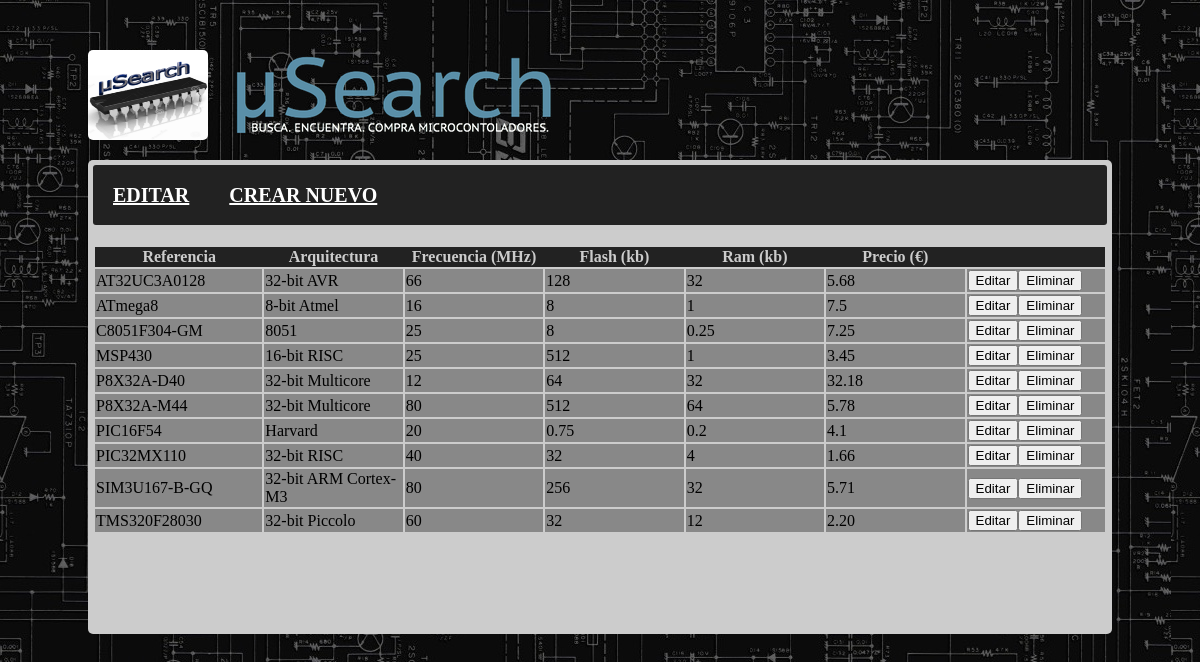
Before: /src/index.php/editar with the older database file.
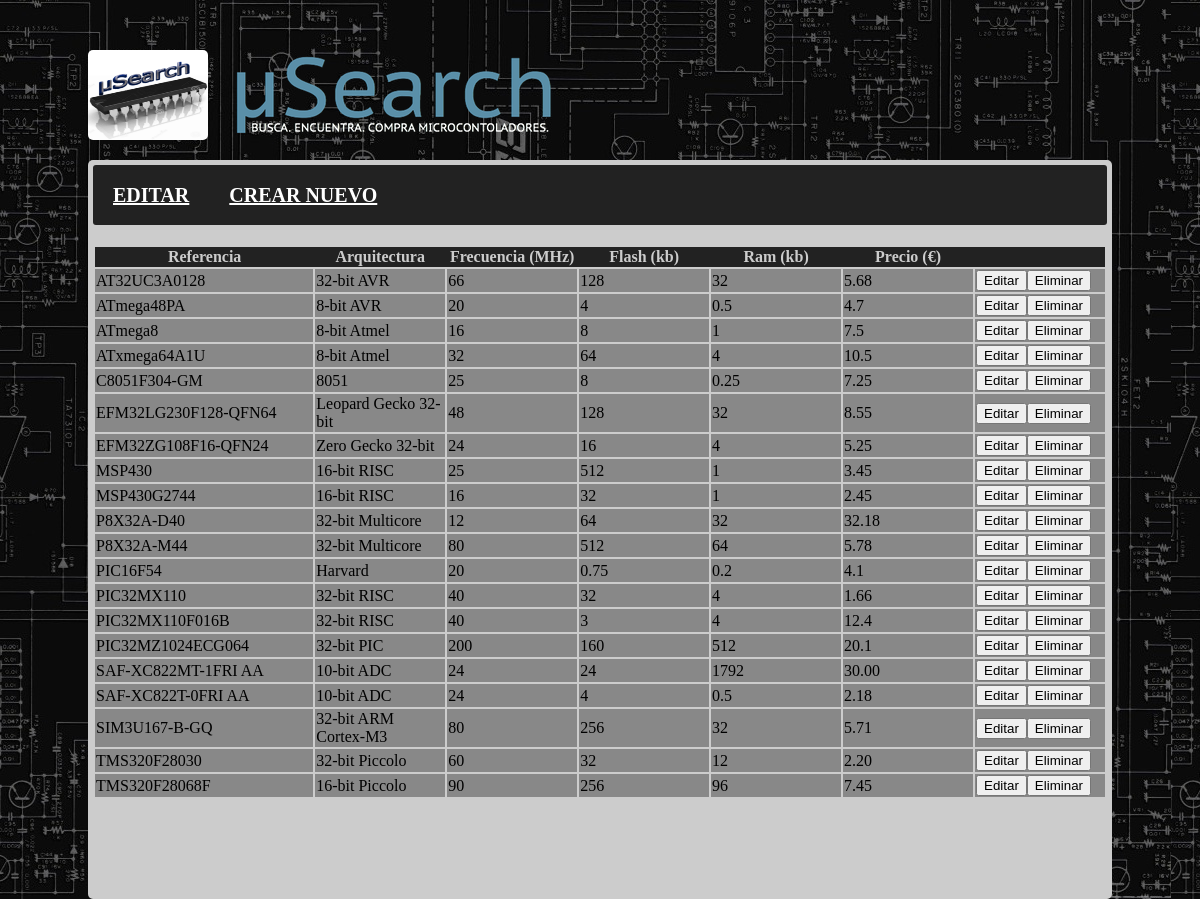
After: the same page with the newer database file.
### tables this page shows
CREATE TABLE IF NOT EXISTS `micros` (
  `ref` varchar(300) NOT NULL,
  `arch` varchar(100) NOT NULL,
  `freq` varchar(100) NOT NULL,
  `flash` varchar(100) NOT NULL,
  `ram` varchar(100) NOT NULL,
  `precio` varchar(100) NOT NULL,
  PRIMARY KEY (`ref`)
);

### src/application/controllers/editar.php (called while the page is built, shortened)
<?php if ( ! defined('BASEPATH')) exit('No direct script access allowed');
class Editar extends CI_Controller {
  public function index() {
    $this->load->helper('url');
    $this->load->helper('html');
    $this->load->model('microsmodel','',TRUE);
    if (! isset($_POST['ref'])) {
      $resultado=$this->microsmodel->listar_todo();
      $data = array('resultado'=> $resultado);
      $this->load->view('adminhead',$data);
      $this->load->view('listar_todo_editar',$data);
      $this->load->view('foot');
    }
  }
}

### src/index.php (called while the page is built, shortened)
<?php
require_once BASEPATH.'core/CodeIgniter.php';

### src/application/models/microsmodel.php (called while the page is built, shortened)
<?php  if ( ! defined('BASEPATH')) exit('No direct script access allowed');
class Microsmodel extends CI_Model {
  function listar_todo () {
    $query = $this->db->get('micros');
    $i=0;
    foreach($query->result() as $row){
      $lista[$i]=new Microsmodel();
      $lista[$i]->ref=$row->ref;
      $lista[$i]->arch=$row->arch;
      $lista[$i]->freq=$row->freq;
      $lista[$i]->flash=$row->flash;
      $lista[$i]->ram=$row->ram;
      $lista[$i]->precio=$row->precio;
      $i++;
    }
    return $lista;
  }
}
?>

### src/application/views/listar_todo_editar.php (the view)
<form method="post" action="/ps-14-e20-usearch/src/index.php/editar">
<table>
  <tr>
    <th>Referencia</th>
    <th>Arquitectura</th>
    <th>Frecuencia (MHz)</th>
    <th>Flash (kb)</th>
    <th>Ram (kb)</th>
    <th>Precio (€)</th>
    <th></th>
</tr>
<?php
      foreach($resultado as $fila){
        echo "<tr>";
        echo "<td>";
        echo $fila->ref;
        echo "</td>";
        echo "<td>";
        echo $fila->arch;
        echo "</td>";
        echo "<td>"  ;
        echo $fila->freq;
        echo "</td>";
        echo "<td>";
        echo $fila->flash;
        echo "</td>";
        echo "<td>";
        echo $fila->ram;
        echo "</td>";
        echo "<td>";
        echo $fila->precio;
        echo "</td>";
        echo "<td>";
        echo "<button name='ref' value='" . $fila->ref . "' type='submit'>Editar</button>";
        echo "<button name='eliminar' value='" . $fila->ref . "' type='submit'>Eliminar</button>";
        echo "</td>";
        echo "</tr>\n";
    }
?>
</table>

### src/application/views/adminhead.php (shortened to what this page needs)
<!DOCTYPE html>
<html>
  <head>
    <?php
      echo link_tag(base_url() . $this->config->item('css'));
    ?>
  </head>
  <body>
	<div id="cabecera">
	    <a href="<?php echo base_url(); ?>">
            <img id="logoWeb" src="<?php echo base_url() . "/img/logoWeb.png"; ?>" alt="Logotipo">
            <div id="tituloWeb">
                <img src="<?php echo base_url() . "/img/logoWeb_texto.png"; ?>" alt="uSearch: BUSCA. ENCUENTRA. COMPRA MICROS.">
            </div>
		</a>
	</div>
    <div id="contenido">
        <div id="menu_navegacion">
            <ul class="nav">
                <li>
                    <a style="text-decoration:underline;" href="<?php echo base_url() . "index.php/editar" ?>">EDITAR</a>
                </li>
                <li>
                    <a style="text-decoration:underline;" href="<?php echo base_url() . "index.php/agregar" ?>">CREAR NUEVO</a>
                </li>
            </ul>
        </div>
    <div id="contenido_ppal">

### src/application/views/foot.php (shortened to what this page needs)
    </div>
  </body>
</html>

### src/style.css (style rules this page uses)
html,body { height: 100%; }
body { font: 'pt_sans'; font-size: 100%; background: #0E0E0E url("img/background.jpg") repeat-x 0 0; width: 90%; max-width: 1024px; margin: 0 auto; }
a, button, input[type="submit"] { cursor: pointer; }
a { text-decoration: none; }
#cabecera { margin-top: 50px; height: 110px; min-width: 850px; font-family: 'pt_sans_caption'; text-align: left; color: #5A8FA8; }
#cabecera a { color: #5A8FA8; }
#logoWeb { height: 90px; width: 120px; float: left; line-height: 120px; -webkit-border-radius: 5px; -moz-border-radius: 5px; border-radius: 5px; }
#tituloWeb { font-size: 5em; line-height: 90px; float: left; margin-left: 20px; }
#contenido { -webkit-border-radius: 5px; -moz-border-radius: 5px; border-radius: 5px; min-width: 850px; background-color: #CCC; margin: 0; padding: 5px; padding-bottom:100px; }
#contenido_ppal { height: 100%; }
#menu_navegacion { background-color: #222; width: 100%; height: 60px; line-height: 60px; -webkit-border-radius: 3px; -moz-border-radius: 3px; border-radius: 3px; }
#menu_navegacion a { padding: 0 20px; height: 60px; text-decoration: none; color: white; outline: none; display: block; }
#menu_navegacion .nav { list-style-type: none; margin: 0; padding: 0; width: 100%; }
#menu_navegacion .nav li { color: white; line-height:60px; text-align: center; font-weight: bold; font-size: 1.25em; margin: 0; padding: 0; float: left; }
table { width: 100%; border-collapse: collapse; border:2px solid #CCC; margin-top:20px; margin-right:auto; margin-left:auto; }
th { background-color:#222; color: #CCC; }
td { background-color:#888; color: #000; width:90px; border:2px solid #CCC; }

Changed rows visible on the page:
added micros: ref "ATmega48PA", arch "8-bit AVR", freq "20", flash "4", ram "0.5", precio "4.7"
added micros: ref "ATxmega64A1U", arch "8-bit Atmel", freq "32", flash "64", ram "4", precio "10.5"
added micros: ref "EFM32LG230F128-QFN64", arch "Leopard Gecko 32-bit", freq "48", flash "128", ram "32", precio "8.55"
added micros: ref "EFM32ZG108F16-QFN24", arch "Zero Gecko 32-bit", freq "24", flash "16", ram "4", precio "5.25"
added micros: ref "MSP430G2744", arch "16-bit RISC", freq "16", flash "32", ram "1", precio "2.45"
added micros: ref "PIC32MX110F016B", arch "32-bit RISC", freq "40", flash "3", ram "4", precio "12.4"
added micros: ref "PIC32MZ1024ECG064", arch "32-bit PIC", freq "200", flash "160", ram "512", precio "20.1"
added micros: ref "SAF-XC822MT-1FRI AA", arch "10-bit ADC", freq "24", flash "24", ram "1792", precio "30.00"
added micros: ref "SAF-XC822T-0FRI AA", arch "10-bit ADC", freq "24", flash "4", ram "0.5", precio "2.18"
added micros: ref "TMS320F28068F", arch "16-bit Piccolo", freq "90", flash "256", ram "96", precio "7.45"
